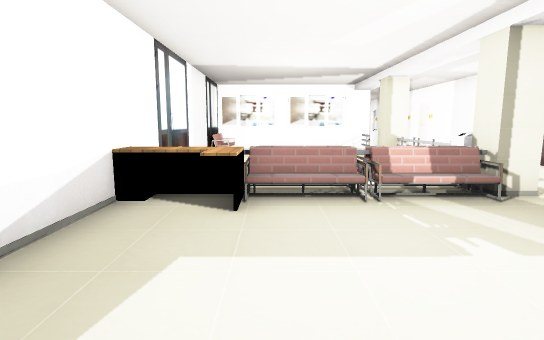
[1] (above)

15 first-person views from a walk through a Godot game level. The camera is 1.2 m above the floor, tilts 8° down and sees 80° across. The floor is counted in squares, 1 m on a side. Each view is taken from the middle of a square. On the plan, view 1 faces up. The plan holds only what a view shows up to about 14 squares ahead; the rest is blank. The place goes on beyond the plan. Some surface patterns are stand-ins.

[2]
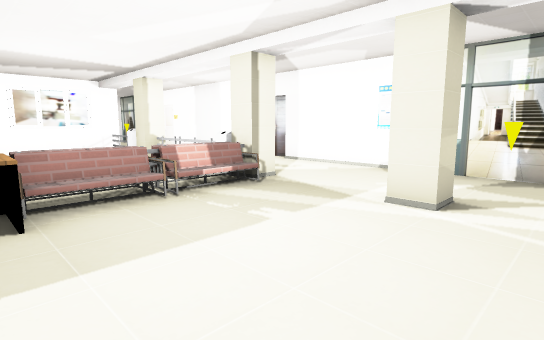

[3]
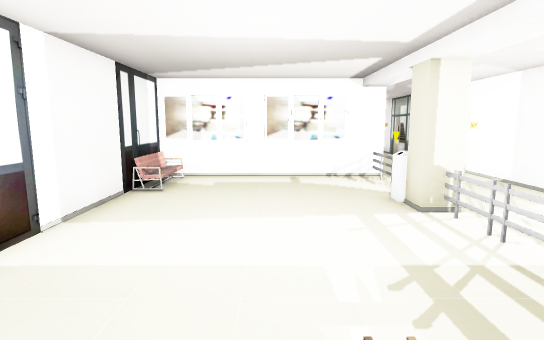

[4]
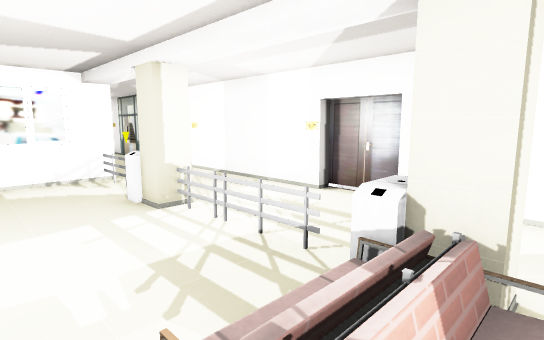

[5]
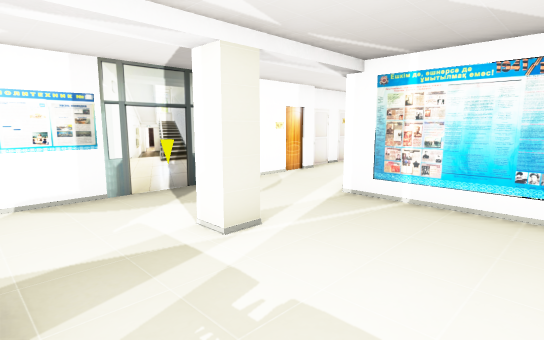

[6]
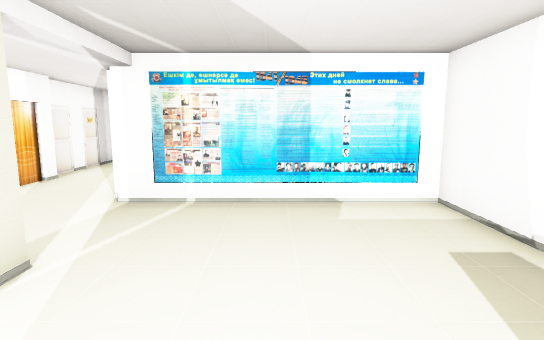

[7]
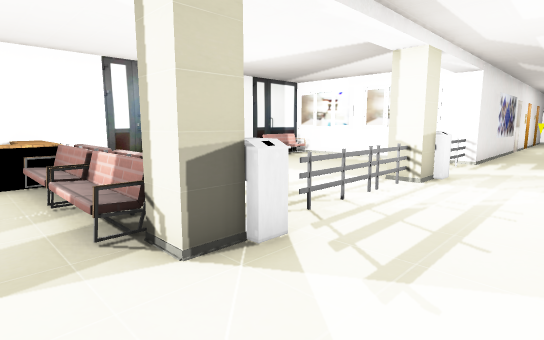

[8]
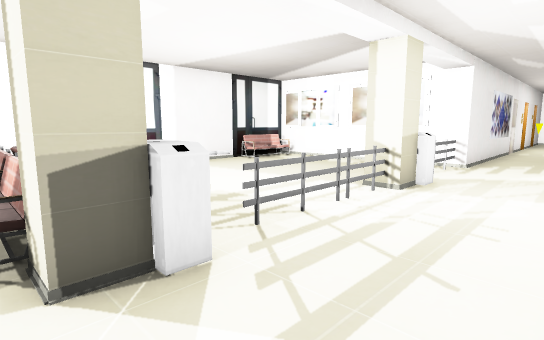

[9]
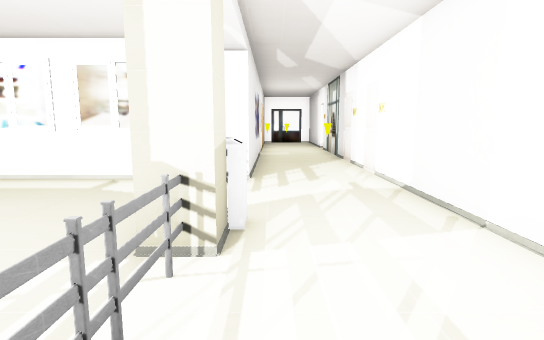

[10]
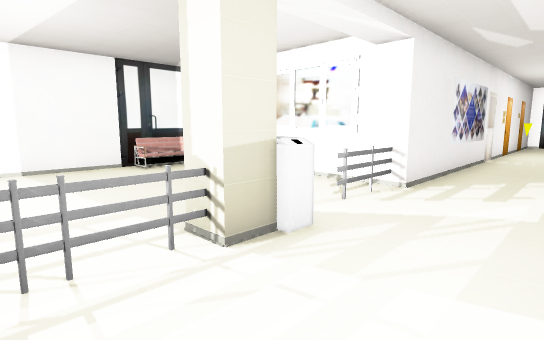

[11]
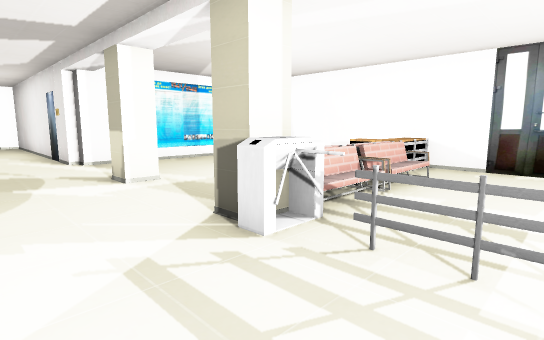

[12]
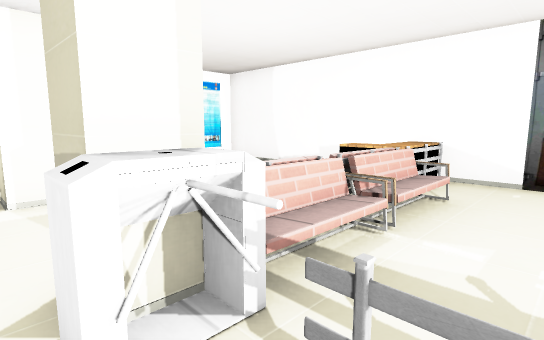

[13]
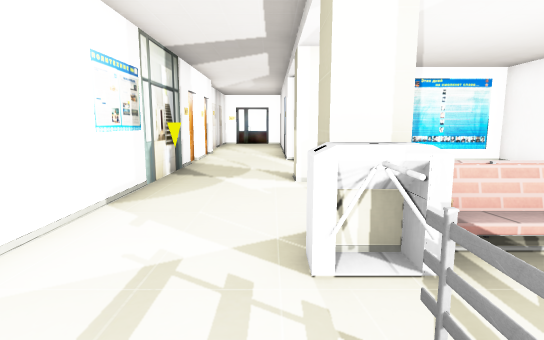

[14]
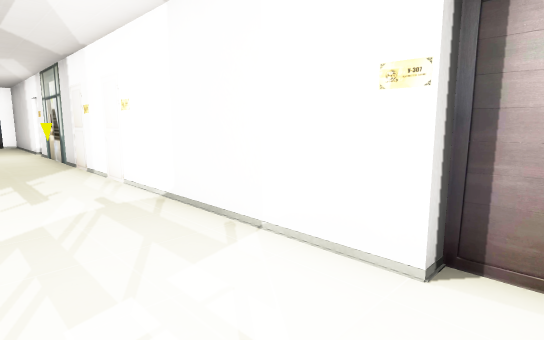

[15]
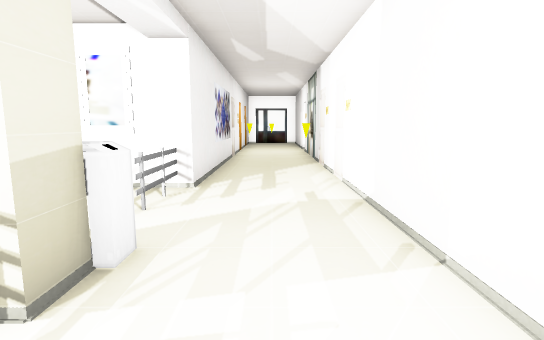

### Floor plan
Points are (right, up) in squares from view 1. A wall is a line through its corners. A room is listed if a view was taken in it or the views show most of it. See-through windows are left out.
Room 1 (views 1, 2, 3, 4, 5, 6, 7, 8, 9, 10, 11, 12, 13, 14, 15)
walls: (3.8, 10.9) (3.8, 12.1); (4.5, 11.6) (4.5, 10.9); (3.8, 2.2) (4.5, 2.2) (4.5, 1.5) (3.8, 1.5) (3.8, 2.2); (7.9, 8) (7.9, 9.8); (7.5, 9.8) (7.5, 22.5); (4.5, -2) (4.5, -4.5); (7.5, -1) (7.5, 7.9); (7.5, -4.5) (7.5, -1.4); (4.5, 22.5) (4.5, 15.1) (-2.5, 15.1) (-2.5, -1.6) (4.2, -1.6) (4.2, -2.1)
low walls: (2.5, 6.5) (3.5, 6.5); (2.5, 5.9) (3.4, 5.9); (4.2, 6.7) (4.2, 10.9) (4.2, 6.5); (3.6, 5.5) (2.5, 5.5); (4.3, 9.7) (4.2, 9.2); (4.7, 12.1) (4.7, 11.5); (-2.5, 5.7) (-0.9, 5.7); (4.2, 13.4) (4.2, 15.1); (4.2, 15.3) (4.2, 13.3); (-1.6, 14.7) (-2.2, 14.7) (-2.2, 13.5); (-1.7, 14.8) (-1.7, 13.5)
objects: desk (-2, 6); other object (0, 6); other object (1, 6); other object (2, 6); other object (4, 6); other object (7, 1); other object (7, 22)

Where each view was taken, in squares from view 1:
view 1: 0 up, 0 right, facing up
view 2: 0 up, 1 left, facing up-right
view 3: 5 up, 1 right, facing up
view 4: 5 up, 1 right, facing up-right
view 5: 5 up, 0 right, facing down-right
view 6: 5 up, 1 right, facing down
view 7: 4 up, 7 right, facing up-left
view 8: 5 up, 7 right, facing up-left
view 9: 8 up, 5 right, facing up
view 10: 9 up, 7 right, facing up-left
view 11: 9 up, 7 right, facing down-left
view 12: 8 up, 5 right, facing down-left
view 13: 9 up, 5 right, facing down
view 14: 9 up, 5 right, facing up-right
view 15: 9 up, 6 right, facing up
